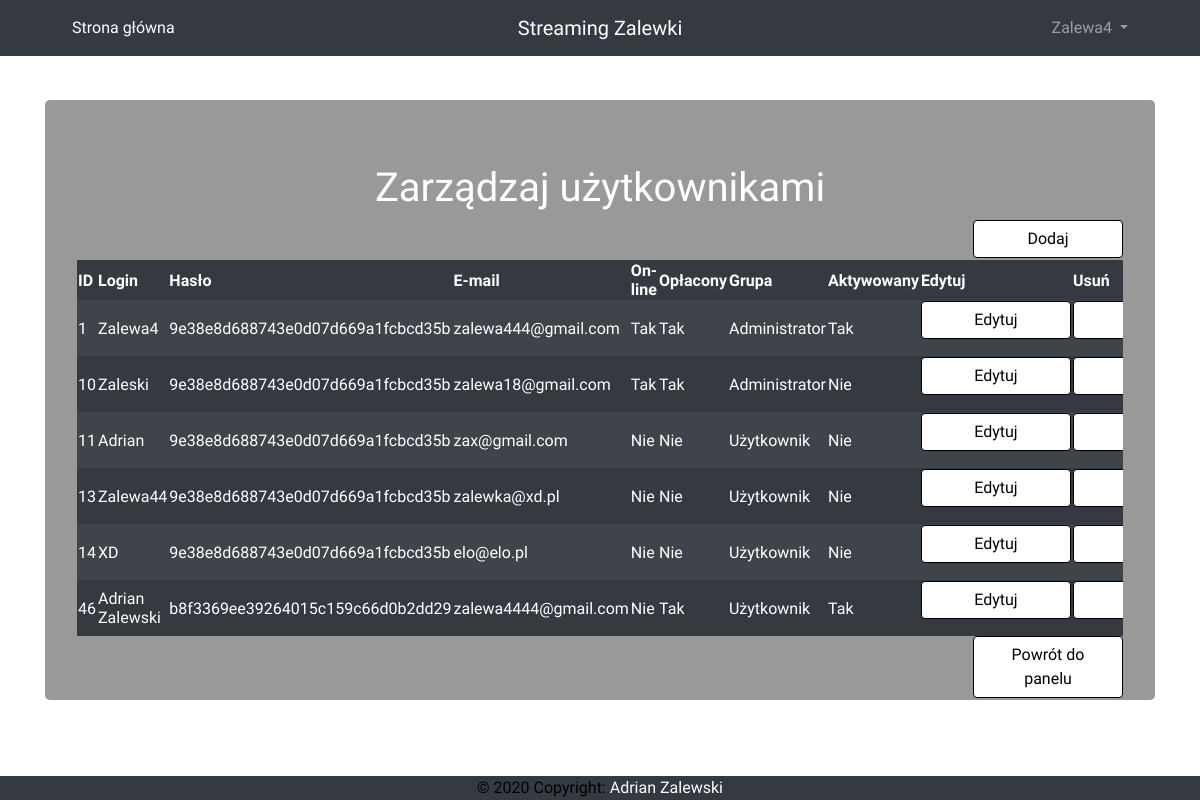
/loggeduser/manageusers.php (signed in), run on the app's committed database.
### tables this page shows
CREATE TABLE `users` (
  `userid` int(11) NOT NULL,
  `login` varchar(255) NOT NULL,
  `email` varchar(255) NOT NULL,
  `password` varchar(255) NOT NULL,
  `isadmin` tinyint(1) NOT NULL,
  `islogged` tinyint(1) NOT NULL,
  `ispaid` tinyint(1) NOT NULL,
  `isactivated` tinyint(1) NOT NULL
);

### connect.php (called while the page is built, shortened)
<?php
include 'db.php';
$dbhost = 'localhost';
$dbuser = 'root';
$dbpass = '';
$dbname = 'streaming';
$db = new db($dbhost, $dbuser, $dbpass, $dbname);
?>

### db.php (called while the page is built, shortened)
<?php
class db {
    protected $connection;
	protected $query;
	public function __construct($dbhost = 'localhost', $dbuser = 'root', $dbpass = '', $dbname = '', $charset = 'utf8') {
		$this->connection = new mysqli($dbhost, $dbuser, $dbpass, $dbname);
		$this->connection->set_charset($charset);
	}
    public function query($query) {
		if ($this->query = $this->connection->prepare($query)) {
            if (func_num_args() > 1) {
                $x = func_get_args();
                $args = array_slice($x, 1);
				$types = '';
                $args_ref = array();
                foreach ($args as $k => &$arg) {
					if (is_array($args[$k])) {
						foreach ($args[$k] as $j => &$a) {
							$types .= $this->_gettype($args[$k][$j]);
							$args_ref[] = &$a;
						}
					} else {
	                	$types .= $this->_gettype($args[$k]);
	                    $args_ref[] = &$arg;
					}
                }
				array_unshift($args_ref, $types);
                call_user_func_array(array($this->query, 'bind_param'), $args_ref);
            }
            $this->query->execute();
        } else {
            die('Unable to prepare statement (check your syntax) - ' . $this->connection->error);
        }
		return $this;
    }
	public function fetchAll() {
	    $params = array();
	    $meta = $this->query->result_metadata();
	    while ($field = $meta->fetch_field()) {
	        $params[] = &$row[$field->name];
	    }
	    call_user_func_array(array($this->query, 'bind_result'), $params);
        $result = array();
        while ($this->query->fetch()) {
            $r = array();
            foreach ($row as $key => $val) {
                $r[$key] = $val;
            }
            $result[] = $r;
        }
		return $result;
	}
	public function fetchArray() {
	    $params = array();
	    $meta = $this->query->result_metadata();
	    while ($field = $meta->fetch_field()) {
	        $params[] = &$row[$field->name];
	    }
	    call_user_func_array(array($this->query, 'bind_result'), $params);
        $result = array();
		while ($this->query->fetch()) {
			foreach ($row as $key => $val) {
				$result[$key] = $val;
			}
		}
		return $result;
	}
	private function _gettype($var) {
	    if(is_string($var)) return 's';
	    return 'b';
	}
}
?>

### loggeduser/manageusers.php (the view, shortened to what this page needs)
<?php
require 'header.php';
if($isadmin==0){
    alert("Błąd uwierzytelnienia!", "Treść tylko dla administratora!", "error", "Streaming Zalewki", "index.php");
}else{
?>
   <header class="jumbotron my-5" style="background-color: rgba(0, 0, 0, 0.4); color:white">
  <h1 align="center">Zarządzaj użytkownikami</h1>
      <form method='POST' action='add.php'><input type='submit' value='Dodaj' class='btn login_btn float-right'><br /></form>
      <?php
      $dane = $db->query('SELECT * FROM users')->fetchAll();
      echo '<table class="table-responsive table-striped table-dark"> <thead>';
	echo '<tr><th scope="col">ID</th><th scope="col">Login</th><th scope="col">Hasło</th><th scope="col">E-mail</th><th scope="col">On-line</th><th scope="col">Opłacony</th><th scope="col">Grupa</th><th scope="col">Aktywowany</th><th scope="col">Edytuj</th><th scope="col">Usuń</th></tr></thead><tbody>';
      foreach($dane as $row){
          if($row['islogged']==0){
              $zalogowany = "Nie";
          }else{
              $zalogowany = "Tak";
          }
          if($row['ispaid']==0){
              $oplacony = "Nie";
          }else{
              $oplacony = "Tak";
          }
          if($row['isadmin']==0){
              $grupa = "Użytkownik";
          }else{
              $grupa = "Administrator";
          }
         if($row['isactivated']==0){
			 $aktywowany = "Nie";
		 }else{
			 $aktywowany = "Tak";
		 }
          $id = $row['userid'];
        echo "<tr><td>" . $row["userid"]. " </td><td>" . $row["login"]. " </td><td>"
	. $row["password"] . " </td><td>" . $row["email"]. " </td><td>"
	. $zalogowany. "</td><td>" . $oplacony ."</td><td>"
        . $grupa ."</td><td>" . $aktywowany . "</td><td><form method='POST' action='edit.php'><input type='hidden' name='id' readonly='readonly' value='$id'><input type='submit' value='Edytuj' class='btn login_btn'></form></td>"
        . "</td><td><form method='POST' action='delete.php'><input type='hidden' name='id' readonly='readonly' value='$id'><input type='submit' value='Usuń' class='btn login_btn'></form></td></tr>";
      }
	echo '  </tbody>
</table>';
       echo '<a href = "adminpanel.php" ><button type="submit" class="btn float-right login_btn" style="">Powrót do panelu</button>'
	?>
        </header>
    </div>
<?php
}
require '../footer.php';
?>

### css/login.css (style rules this page uses)
html,body { background-size: cover; background-repeat: no-repeat; height: 100%; font-family: 'Numans', sans-serif; }
.login_btn { color: black; background-color: white; width: 150px; border: solid black 1px; }

### data on the page
users: userid "1", login "Zalewa4", password "9e38e8d688743e0d07d669a1fcbcd35b", email "zalewa444@gmail.com", islogged "Tak", ispaid "Tak", isadmin "Administrator", isactivated "Tak"
users: userid "10", login "Zaleski", password "9e38e8d688743e0d07d669a1fcbcd35b", email "zalewa18@gmail.com", islogged "Tak", ispaid "Tak", isadmin "Administrator", isactivated "Nie"
users: userid "11", login "Adrian", password "9e38e8d688743e0d07d669a1fcbcd35b", email "zax@gmail.com", islogged "Nie", ispaid "Nie", isadmin "Użytkownik", isactivated "Nie"
users: userid "13", login "Zalewa44", password "9e38e8d688743e0d07d669a1fcbcd35b", email "zalewka@xd.pl", islogged "Nie", ispaid "Nie", isadmin "Użytkownik", isactivated "Nie"
users: userid "14", login "XD", password "9e38e8d688743e0d07d669a1fcbcd35b", email "elo@elo.pl", islogged "Nie", ispaid "Nie", isadmin "Użytkownik", isactivated "Nie"
users: userid "46", login "Adrian Zalewski", password "b8f3369ee39264015c159c66d0b2dd29", email "zalewa4444@gmail.com", islogged "Nie", ispaid "Tak", isadmin "Użytkownik", isactivated "Tak"

### other printed values
$login "Zalewa4"
